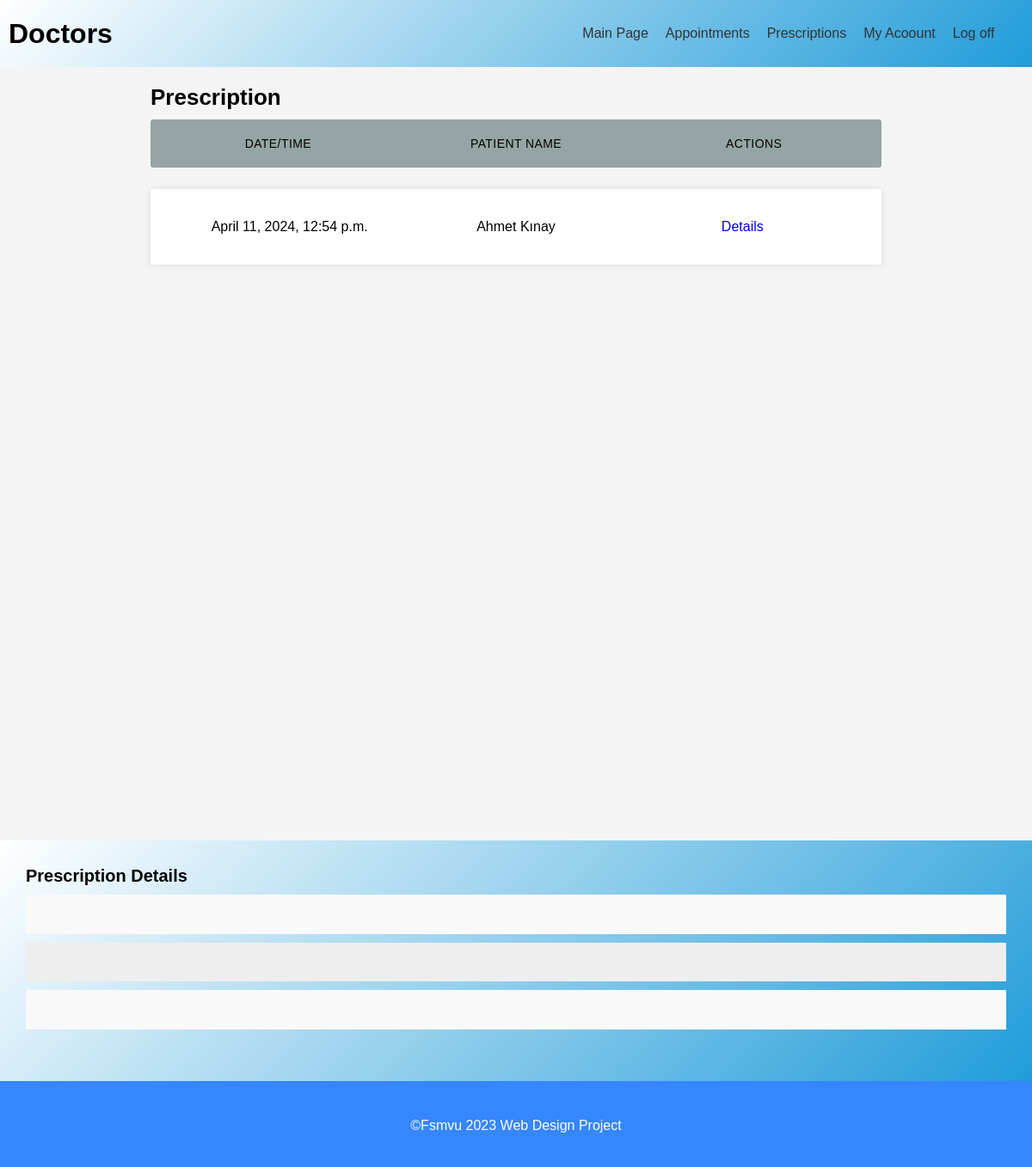
Screenshot of /Prescriptions/ (signed in) with the database file from the repository.
### prescription/models.py (models this page shows)
class Prescription(models.Model):
    ID = models.BigAutoField(primary_key=True)
    Medicinde = models.CharField(max_length=30)
    Remark = models.TextField()
    Advice = models.TextField()
    Appointment = models.ForeignKey(Appointment, on_delete=models.CASCADE)
    class Meta:
        db_table = "prescription"

### appointment/models.py (models this page shows, shortened)
class Appointment(models.Model):
    ID = models.BigAutoField(primary_key=True)
    Description = models.TextField(verbose_name="Description")
    AppointmentDate = models.DateTimeField(verbose_name="Appointment Date")
    DoctorID = models.ForeignKey(Doctor,on_delete=models.PROTECT,verbose_name="Doctor")
    PatientID = models.ForeignKey(Patient,on_delete=models.PROTECT, verbose_name="Patient")
    class Meta:
        db_table = "appointment"

### patient/models.py (models this page shows, shortened)
class Patient(models.Model):
    ID = models.BigAutoField(primary_key=True)
    User = models.ForeignKey(settings.AUTH_USER_MODEL,on_delete=models.CASCADE,blank=True, null=True)
    DateOfBirth = models.DateField(verbose_name="Date of Birth")
    Gender = models.CharField(max_length=1, choices=GENDER_CHOICES)
    Blood_Group = models.CharField(max_length = 20,  choices = BLOOD_GROUPS, default = '1',verbose_name="Blood Group")
    Address =models.TextField()
    Phone = models.CharField(max_length=11)
    class Meta:
        db_table = "patient"

### prescription/views.py (the view)
# urls.py: path('',views.home,name=""),
@login_required
@user_passes_test(lambda u: is_member(u,["Doctor","Patient"]))
def home(request):
    context ={}
    context["dataset"] = Prescription.objects.all()
    return render(request, "prescription/home.html", context)

### prescription/views.py (called while the page is built)
def is_member(user, listgroup):
    return user.groups.filter(name__in=listgroup).exists()

### prescription/templates/prescription/home.html (shortened to what this page needs)
{% extends 'management_base.html' %}
{% load static %}
{% block content %}
  <section id="randevular">
    <div class="container">
      <h2>Prescription</h2>
      <div class="bosluk"></div>
      <ul class="responsive-table">
        <li class="table-header">
          <div class="col col-1">Date/Time</div>
          {% for group in request.user.groups.all %}
            {% if group.name == 'Patient' %}
              <div class="col col-3">Doctor Name</div>
            {% else %}
              <div class="col col-3">Patient Name</div>
            {% endif %}
          {% endfor %}
          <div class="col col-6">Actions</div>
        </li>
        {% if dataset.count == 0 %}
          <p>No record</p>
        {% else %}
          {% for data in dataset %}
            <li class="table-row">
              <div class="col col-1" data-label="Date">{{ data.Appointment.AppointmentDate }}</div>
              {% for group in request.user.groups.all %}
                {% if group.name == 'Patient' %}
                  <div class="col col-3" data-label="Doctor Name">{{ data.Appointment.DoctorID.User.first_name }} {{ data.Appointment.DoctorID.User.last_name }}</div>
                {% else %}
                  <div class="col col-3" data-label="Patient Name">{{ data.Appointment.PatientID.User.first_name }} {{ data.Appointment.PatientID.User.last_name }}</div>
                {% endif %}
              {% endfor %}
              <div class="col col-6" data-label="Change Appointment Operation">
                <a class="getDetails" href="/Prescriptions/Details/{{ data.ID }}">Details</a>
              </div>
            </li>
          {% endfor %}
        {% endif %}
      </ul>
    </div>
  </section>
  <div id="ex1" class="modal" style="max-width:auto">
    <section id="ozel-sayfa" style="padding:0;margin-bottom:0">
      <div class="container" style="max-width:initial;display:block">
        <div class="hesap-bilgileri" style="width:initial">
          <h3>Prescription Details</h3>
          <ul>
            <li class="medicinePrescription"></li>
            <li class="remarkPrescription"></li>
            <li class="advicePrescription"></li>
          </ul>
        </div>
      </div>
    </section>
  </div>
{% endblock %}

### templates/headers/doctor.html
<header id="header">
  <h1>Doctors</h1>
  <nav class="ana-menu">
    <a href="/Management">Main Page</a>
    <a href="/Appointments">Appointments</a>
    <a href="/Prescriptions">Prescriptions</a>
    <a href="/Doctors/Edit">My Acoount</a>
    <a href="/Logout">Log off</a>
  </nav>
</header>

### static/css/page-style.css (style rules this page uses)
html { height: 100%; }
body { font-family: Arial, sans-serif; margin: 0; padding: 0; background-color: #f4f4f4; height: 100%; }
header { display: flex; width: 100%; background: linear-gradient(-45deg, #219cd9, #FFF); align-items: center; font-family: Arial, sans-serif; padding: 10px; }
.ana-menu { display: flex; justify-content: space-between; margin-left: auto; margin-right: 2%; }
.ana-menu a { text-decoration: none; color: #333; margin-left: auto; transition: all 0.3s ease-in; padding: 20px 10px; }
section { padding: 20px; margin-bottom: 100px; min-height: 100%; }
a { text-decoration: none; }
.container { max-width: 75%; margin-left: auto; margin-right: auto; padding-left: 10px; padding-right: 10px; }
.bosluk { height: 10px; }
* { margin: 0; padding: 0; box-sizing: border-box; font-family: "Poppins", sans-serif; }

### rows the page displays
Prescription: Appointment.AppointmentDate "April 11, 2024, 12:54 p.m.", Appointment.PatientID.User.first_name "Ahmet", Appointment.PatientID.User.last_name "Kınay"
